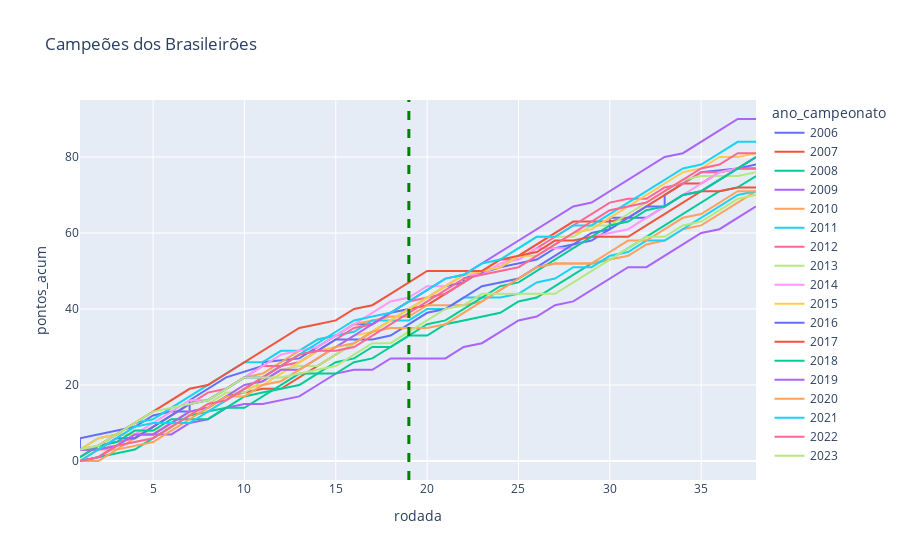

Here is the notebook cell this chart was saved with:
### Code cell
#Comparativo entre os campeões desde 2006
plt.figure(figsize = (20,7))
df_plot = df_completo.loc[(df_completo.classificacao == 1) ]
fig = px.line(df_plot, x ='rodada', y = 'pontos_acum', color = 'ano_campeonato', title = f'Campeões dos Brasileirões', hover_name='time')
fig.add_vline(x=19, line_width=3, line_dash="dash", line_color="green")

### Figure 1 — Plotly figure (JSON) as saved in the notebook; plotly's stock layout.template omitted (floating-point values rounded to 4 significant figures)
{"data": [{"hovertemplate": "<b>%{hovertext}</b><br><br>ano_campeonato=2006<br>rodada=%{x}<br>pontos_acum=%{y}<extra></extra>", "hovertext": ["São Paulo", "São Paulo", "São Paulo", "São Paulo", "São Paulo", "São Paulo", "São Paulo", "São Paulo", "São Paulo", "São Paulo", "São Paulo", "São Paulo", "São Paulo", "São Paulo", "São Paulo", "São Paulo", "São Paulo", "São Paulo", "São Paulo", "São Paulo", "São Paulo", "São Paulo", "São Paulo", "São Paulo", "São Paulo", "São Paulo", "São Paulo", "São Paulo", "São Paulo", "São Paulo", "São Paulo", "São Paulo", "São Paulo", "São Paulo", "São Paulo", "São Paulo", "São Paulo", "São Paulo"], "legendgroup": "2006", "line": {"color": "#636efa", "dash": "solid"}, "marker": {"symbol": "circle"}, "mode": "lines", "name": "2006", "orientation": "v", "showlegend": true, "type": "scatter", "x": [1, 1, 4, 4, 5, 6, 7, 7, 8, 9, 11, 11, 13, 14, 15, 16, 17, 18, 19, 20, 21, 22, 22, 24, 25, 26, 27, 28, 29, 30, 30, 32, 33, 33, 34, 35, 37, 38], "xaxis": "x", "y": [3, 6, 9, 9, 12, 13, 13, 16, 19, 22, 25, 26, 27, 30, 33, 36, 36, 39, 40, 43, 46, 47, 48, 51, 52, 53, 56, 57, 58, 61, 64, 64, 67, 70, 73, 76, 77, 78], "yaxis": "y"}, {"hovertemplate": "<b>%{hovertext}</b><br><br>ano_campeonato=2007<br>rodada=%{x}<br>pontos_acum=%{y}<extra></extra>", "hovertext": ["São Paulo", "São Paulo", "São Paulo", "São Paulo", "São Paulo", "São Paulo", "São Paulo", "São Paulo", "São Paulo", "São Paulo", "São Paulo", "São Paulo", "São Paulo", "São Paulo", "São Paulo", "São Paulo", "São Paulo", "São Paulo", "São Paulo", "São Paulo", "São Paulo", "São Paulo", "São Paulo", "São Paulo", "São Paulo", "São Paulo", "São Paulo", "São Paulo", "São Paulo", "São Paulo", "São Paulo", "São Paulo", "São Paulo", "São Paulo", "São Paulo", "São Paulo", "São Paulo", "São Paulo"], "legendgroup": "2007", "line": {"color": "#EF553B", "dash": "solid"}, "marker": {"symbol": "circle"}, "mode": "lines", "name": "2007", "orientation": "v", "showlegend": true, "type": "scatter", "x": [1, 2, 3, 4, 5, 6, 7, 8, 9, 10, 11, 12, 13, 14, 15, 16, 17, 18, 19, 20, 21, 22, 23, 24, 25, 26, 27, 28, 29, 30, 31, 32, 33, 34, 35, 36, 37, 38], "xaxis": "x", "y": [3, 3, 4, 7, 7, 10, 13, 14, 17, 18, 19, 19, 22, 25, 28, 31, 34, 37, 40, 41, 44, 47, 50, 51, 54, 57, 60, 63, 63, 63, 64, 67, 70, 73, 73, 76, 77, 77], "yaxis": "y"}, {"hovertemplate": "<b>%{hovertext}</b><br><br>ano_campeonato=2008<br>rodada=%{x}<br>pontos_acum=%{y}<extra></extra>", "hovertext": ["São Paulo", "São Paulo", "São Paulo", "São Paulo", "São Paulo", "São Paulo", "São Paulo", "São Paulo", "São Paulo", "São Paulo", "São Paulo", "São Paulo", "São Paulo", "São Paulo", "São Paulo", "São Paulo", "São Paulo", "São Paulo", "São Paulo", "São Paulo", "São Paulo", "São Paulo", "São Paulo", "São Paulo", "São Paulo", "São Paulo", "São Paulo", "São Paulo", "São Paulo", "São Paulo", "São Paulo", "São Paulo", "São Paulo", "São Paulo", "São Paulo", "São Paulo", "São Paulo", "São Paulo"], "legendgroup": "2008", "line": {"color": "#00cc96", "dash": "solid"}, "marker": {"symbol": "circle"}, "mode": "lines", "name": "2008", "orientation": "v", "showlegend": true, "type": "scatter", "x": [1, 2, 3, 4, 5, 6, 7, 8, 9, 10, 11, 12, 13, 14, 15, 16, 17, 18, 19, 20, 21, 22, 23, 24, 25, 26, 27, 28, 29, 30, 31, 32, 33, 34, 35, 36, 37, 38], "xaxis": "x", "y": [0, 1, 2, 3, 6, 9, 12, 13, 14, 14, 17, 20, 23, 23, 26, 27, 30, 30, 33, 33, 36, 37, 38, 39, 42, 43, 46, 49, 52, 53, 56, 59, 62, 65, 68, 71, 72, 75], "yaxis": "y"}, {"hovertemplate": "<b>%{hovertext}</b><br><br>ano_campeonato=2009<br>rodada=%{x}<br>pontos_acum=%{y}<extra></extra>", "hovertext": ["Flamengo", "Flamengo", "Flamengo", "Flamengo", "Flamengo", "Flamengo", "Flamengo", "Flamengo", "Flamengo", "Flamengo", "Flamengo", "Flamengo", "Flamengo", "Flamengo", "Flamengo", "Flamengo", "Flamengo", "Flamengo", "Flamengo", "Flamengo", "Flamengo", "Flamengo", "Flamengo", "Flamengo", "Flamengo", "Flamengo", "Flamengo", "Flamengo", "Flamengo", "Flamengo", "Flamengo", "Flamengo", "Flamengo", "Flamengo", "Flamengo", "Flamengo", "Flamengo", "Flamengo"], "legendgroup": "2009", "line": {"color": "#ab63fa", "dash": "solid"}, "marker": {"symbol": "circle"}, "mode": "lines", "name": "2009", "orientation": "v", "showlegend": true, "type": "scatter", "x": [1, 2, 3, 4, 5, 6, 7, 8, 9, 10, 11, 12, 13, 14, 15, 16, 17, 18, 19, 20, 21, 22, 23, 24, 25, 26, 27, 28, 29, 30, 31, 32, 33, 34, 35, 36, 37, 38], "xaxis": "x", "y": [0, 1, 4, 7, 7, 7, 10, 11, 14, 15, 15, 16, 17, 20, 23, 24, 24, 27, 27, 27, 27, 30, 31, 34, 37, 38, 41, 42, 45, 48, 51, 51, 54, 57, 60, 61, 64, 67], "yaxis": "y"}, {"hovertemplate": "<b>%{hovertext}</b><br><br>ano_campeonato=2010<br>rodada=%{x}<br>pontos_acum=%{y}<extra></extra>", "hovertext": ["Fluminense", "Fluminense", "Fluminense", "Fluminense", "Fluminense", "Fluminense", "Fluminense", "Fluminense", "Fluminense", "Fluminense", "Fluminense", "Fluminense", "Fluminense", "Fluminense", "Fluminense", "Fluminense", "Fluminense", "Fluminense", "Fluminense", "Fluminense", "Fluminense", "Fluminense", "Fluminense", "Fluminense", "Fluminense", "Fluminense", "Fluminense", "Fluminense", "Fluminense", "Fluminense", "Fluminense", "Fluminense", "Fluminense", "Fluminense", "Fluminense", "Fluminense", "Fluminense", "Fluminense"], "legendgroup": "2010", "line": {"color": "#FFA15A", "dash": "solid"}, "marker": {"symbol": "circle"}, "mode": "lines", "name": "2010", "orientation": "v", "showlegend": true, "type": "scatter", "x": [1, 2, 3, 4, 5, 6, 7, 8, 9, 10, 11, 12, 13, 14, 15, 16, 17, 18, 19, 20, 21, 22, 23, 24, 25, 26, 27, 28, 29, 30, 31, 32, 33, 34, 35, 36, 37, 38], "xaxis": "x", "y": [0, 3, 3, 6, 9, 12, 15, 16, 19, 22, 23, 26, 29, 32, 33, 36, 37, 38, 38, 41, 41, 41, 42, 45, 48, 51, 52, 52, 52, 53, 54, 57, 58, 61, 62, 65, 68, 71], "yaxis": "y"}, {"hovertemplate": "<b>%{hovertext}</b><br><br>ano_campeonato=2011<br>rodada=%{x}<br>pontos_acum=%{y}<extra></extra>", "hovertext": ["Corinthians", "Corinthians", "Corinthians", "Corinthians", "Corinthians", "Corinthians", "Corinthians", "Corinthians", "Corinthians", "Corinthians", "Corinthians", "Corinthians", "Corinthians", "Corinthians", "Corinthians", "Corinthians", "Corinthians", "Corinthians", "Corinthians", "Corinthians", "Corinthians", "Corinthians", "Corinthians", "Corinthians", "Corinthians", "Corinthians", "Corinthians", "Corinthians", "Corinthians", "Corinthians", "Corinthians", "Corinthians", "Corinthians", "Corinthians", "Corinthians", "Corinthians", "Corinthians", "Corinthians"], "legendgroup": "2011", "line": {"color": "#19d3f3", "dash": "solid"}, "marker": {"symbol": "circle"}, "mode": "lines", "name": "2011", "orientation": "v", "showlegend": true, "type": "scatter", "x": [1, 2, 3, 4, 5, 6, 7, 8, 9, 10, 11, 12, 13, 14, 15, 16, 17, 18, 19, 20, 21, 22, 23, 24, 25, 26, 27, 28, 29, 30, 31, 32, 33, 34, 35, 36, 37, 38], "xaxis": "x", "y": [3, 6, 7, 10, 11, 14, 17, 20, 23, 26, 26, 29, 29, 32, 33, 34, 37, 37, 37, 40, 40, 43, 43, 43, 44, 47, 48, 51, 51, 54, 55, 58, 58, 61, 64, 67, 70, 71], "yaxis": "y"}, {"hovertemplate": "<b>%{hovertext}</b><br><br>ano_campeonato=2012<br>rodada=%{x}<br>pontos_acum=%{y}<extra></extra>", "hovertext": ["Fluminense", "Fluminense", "Fluminense", "Fluminense", "Fluminense", "Fluminense", "Fluminense", "Fluminense", "Fluminense", "Fluminense", "Fluminense", "Fluminense", "Fluminense", "Fluminense", "Fluminense", "Fluminense", "Fluminense", "Fluminense", "Fluminense", "Fluminense", "Fluminense", "Fluminense", "Fluminense", "Fluminense", "Fluminense", "Fluminense", "Fluminense", "Fluminense", "Fluminense", "Fluminense", "Fluminense", "Fluminense", "Fluminense", "Fluminense", "Fluminense", "Fluminense", "Fluminense", "Fluminense"], "legendgroup": "2012", "line": {"color": "#FF6692", "dash": "solid"}, "marker": {"symbol": "circle"}, "mode": "lines", "name": "2012", "orientation": "v", "showlegend": true, "type": "scatter", "x": [1, 2, 3, 4, 5, 6, 7, 8, 9, 10, 11, 12, 13, 14, 15, 16, 17, 18, 19, 20, 21, 22, 23, 24, 25, 26, 27, 28, 29, 30, 31, 32, 33, 34, 35, 36, 37, 38], "xaxis": "x", "y": [3, 4, 5, 6, 9, 12, 15, 18, 19, 22, 25, 25, 26, 29, 32, 35, 36, 39, 42, 43, 44, 47, 50, 53, 53, 56, 59, 62, 65, 68, 69, 69, 72, 73, 76, 76, 77, 77], "yaxis": "y"}, {"hovertemplate": "<b>%{hovertext}</b><br><br>ano_campeonato=2013<br>rodada=%{x}<br>pontos_acum=%{y}<extra></extra>", "hovertext": ["Cruzeiro", "Cruzeiro", "Cruzeiro", "Cruzeiro", "Cruzeiro", "Cruzeiro", "Cruzeiro", "Cruzeiro", "Cruzeiro", "Cruzeiro", "Cruzeiro", "Cruzeiro", "Cruzeiro", "Cruzeiro", "Cruzeiro", "Cruzeiro", "Cruzeiro", "Cruzeiro", "Cruzeiro", "Cruzeiro", "Cruzeiro", "Cruzeiro", "Cruzeiro", "Cruzeiro", "Cruzeiro", "Cruzeiro", "Cruzeiro", "Cruzeiro", "Cruzeiro", "Cruzeiro", "Cruzeiro", "Cruzeiro", "Cruzeiro", "Cruzeiro", "Cruzeiro", "Cruzeiro", "Cruzeiro", "Cruzeiro"], "legendgroup": "2013", "line": {"color": "#B6E880", "dash": "solid"}, "marker": {"symbol": "circle"}, "mode": "lines", "name": "2013", "orientation": "v", "showlegend": true, "type": "scatter", "x": [1, 2, 3, 4, 5, 6, 7, 8, 9, 10, 11, 12, 13, 14, 15, 16, 17, 18, 19, 20, 21, 22, 23, 24, 25, 26, 27, 28, 29, 30, 31, 32, 33, 34, 35, 36, 37, 38], "xaxis": "x", "y": [3, 4, 4, 7, 8, 9, 12, 15, 18, 18, 21, 24, 25, 25, 28, 31, 34, 37, 40, 43, 46, 49, 50, 53, 56, 59, 59, 59, 62, 62, 65, 68, 71, 74, 75, 75, 75, 76], "yaxis": "y"}, {"hovertemplate": "<b>%{hovertext}</b><br><br>ano_campeonato=2014<br>rodada=%{x}<br>pontos_acum=%{y}<extra></extra>", "hovertext": ["Cruzeiro", "Cruzeiro", "Cruzeiro", "Cruzeiro", "Cruzeiro", "Cruzeiro", "Cruzeiro", "Cruzeiro", "Cruzeiro", "Cruzeiro", "Cruzeiro", "Cruzeiro", "Cruzeiro", "Cruzeiro", "Cruzeiro", "Cruzeiro", "Cruzeiro", "Cruzeiro", "Cruzeiro", "Cruzeiro", "Cruzeiro", "Cruzeiro", "Cruzeiro", "Cruzeiro", "Cruzeiro", "Cruzeiro", "Cruzeiro", "Cruzeiro", "Cruzeiro", "Cruzeiro", "Cruzeiro", "Cruzeiro", "Cruzeiro", "Cruzeiro", "Cruzeiro", "Cruzeiro", "Cruzeiro", "Cruzeiro"], "legendgroup": "2014", "line": {"color": "#FF97FF", "dash": "solid"}, "marker": {"symbol": "circle"}, "mode": "lines", "name": "2014", "orientation": "v", "showlegend": true, "type": "scatter", "x": [1, 2, 3, 4, 5, 6, 7, 8, 9, 10, 11, 12, 13, 14, 15, 16, 17, 18, 19, 20, 21, 22, 23, 24, 25, 26, 27, 28, 29, 30, 31, 32, 33, 34, 35, 36, 37, 38], "xaxis": "x", "y": [3, 4, 7, 7, 10, 13, 16, 16, 19, 22, 25, 28, 29, 30, 33, 36, 39, 42, 43, 46, 46, 49, 49, 52, 53, 56, 56, 56, 59, 60, 61, 64, 67, 70, 73, 76, 77, 80], "yaxis": "y"}, {"hovertemplate": "<b>%{hovertext}</b><br><br>ano_campeonato=2015<br>rodada=%{x}<br>pontos_acum=%{y}<extra></extra>", "hovertext": ["Corinthians", "Corinthians", "Corinthians", "Corinthians", "Corinthians", "Corinthians", "Corinthians", "Corinthians", "Corinthians", "Corinthians", "Corinthians", "Corinthians", "Corinthians", "Corinthians", "Corinthians", "Corinthians", "Corinthians", "Corinthians", "Corinthians", "Corinthians", "Corinthians", "Corinthians", "Corinthians", "Corinthians", "Corinthians", "Corinthians", "Corinthians", "Corinthians", "Corinthians", "Corinthians", "Corinthians", "Corinthians", "Corinthians", "Corinthians", "Corinthians", "Corinthians", "Corinthians", "Corinthians"], "legendgroup": "2015", "line": {"color": "#FECB52", "dash": "solid"}, "marker": {"symbol": "circle"}, "mode": "lines", "name": "2015", "orientation": "v", "showlegend": true, "type": "scatter", "x": [1, 2, 3, 4, 5, 6, 7, 8, 9, 10, 11, 12, 13, 14, 15, 16, 17, 18, 19, 20, 21, 22, 23, 24, 25, 26, 27, 28, 29, 30, 31, 32, 33, 34, 35, 36, 37, 38], "xaxis": "x", "y": [3, 6, 7, 7, 7, 10, 13, 13, 16, 19, 20, 23, 26, 29, 30, 33, 34, 37, 40, 43, 46, 49, 50, 51, 54, 54, 57, 60, 61, 64, 67, 70, 73, 76, 77, 80, 80, 81], "yaxis": "y"}, {"hovertemplate": "<b>%{hovertext}</b><br><br>ano_campeonato=2016<br>rodada=%{x}<br>pontos_acum=%{y}<extra></extra>", "hovertext": ["Palmeiras", "Palmeiras", "Palmeiras", "Palmeiras", "Palmeiras", "Palmeiras", "Palmeiras", "Palmeiras", "Palmeiras", "Palmeiras", "Palmeiras", "Palmeiras", "Palmeiras", "Palmeiras", "Palmeiras", "Palmeiras", "Palmeiras", "Palmeiras", "Palmeiras", "Palmeiras", "Palmeiras", "Palmeiras", "Palmeiras", "Palmeiras", "Palmeiras", "Palmeiras", "Palmeiras", "Palmeiras", "Palmeiras", "Palmeiras", "Palmeiras", "Palmeiras", "Palmeiras", "Palmeiras", "Palmeiras", "Palmeiras", "Palmeiras", "Palmeiras"], "legendgroup": "2016", "line": {"color": "#636efa", "dash": "solid"}, "marker": {"symbol": "circle"}, "mode": "lines", "name": "2016", "orientation": "v", "showlegend": true, "type": "scatter", "x": [1, 2, 3, 4, 5, 6, 7, 8, 9, 10, 11, 12, 13, 14, 15, 16, 17, 18, 19, 20, 21, 22, 23, 24, 25, 26, 27, 28, 29, 30, 31, 32, 33, 34, 35, 36, 37, 38], "xaxis": "x", "y": [3, 3, 6, 6, 9, 12, 15, 16, 19, 22, 22, 25, 28, 29, 32, 32, 32, 33, 36, 39, 40, 43, 46, 47, 48, 51, 54, 57, 60, 61, 64, 67, 67, 70, 71, 74, 77, 80], "yaxis": "y"}, {"hovertemplate": "<b>%{hovertext}</b><br><br>ano_campeonato=2017<br>rodada=%{x}<br>pontos_acum=%{y}<extra></extra>", "hovertext": ["Corinthians", "Corinthians", "Corinthians", "Corinthians", "Corinthians", "Corinthians", "Corinthians", "Corinthians", "Corinthians", "Corinthians", "Corinthians", "Corinthians", "Corinthians", "Corinthians", "Corinthians", "Corinthians", "Corinthians", "Corinthians", "Corinthians", "Corinthians", "Corinthians", "Corinthians", "Corinthians", "Corinthians", "Corinthians", "Corinthians", "Corinthians", "Corinthians", "Corinthians", "Corinthians", "Corinthians", "Corinthians", "Corinthians", "Corinthians", "Corinthians", "Corinthians", "Corinthians", "Corinthians"], "legendgroup": "2017", "line": {"color": "#EF553B", "dash": "solid"}, "marker": {"symbol": "circle"}, "mode": "lines", "name": "2017", "orientation": "v", "showlegend": true, "type": "scatter", "x": [1, 2, 3, 4, 5, 6, 7, 8, 9, 10, 11, 12, 13, 14, 15, 16, 17, 18, 19, 20, 21, 22, 23, 24, 25, 26, 27, 28, 29, 30, 31, 32, 33, 34, 35, 36, 37, 38], "xaxis": "x", "y": [1, 4, 7, 10, 13, 16, 19, 20, 23, 26, 29, 32, 35, 36, 37, 40, 41, 44, 47, 50, 50, 50, 50, 53, 54, 55, 58, 58, 59, 59, 59, 62, 65, 68, 71, 71, 72, 72], "yaxis": "y"}, {"hovertemplate": "<b>%{hovertext}</b><br><br>ano_campeonato=2018<br>rodada=%{x}<br>pontos_acum=%{y}<extra></extra>", "hovertext": ["Palmeiras", "Palmeiras", "Palmeiras", "Palmeiras", "Palmeiras", "Palmeiras", "Palmeiras", "Palmeiras", "Palmeiras", "Palmeiras", "Palmeiras", "Palmeiras", "Palmeiras", "Palmeiras", "Palmeiras", "Palmeiras", "Palmeiras", "Palmeiras", "Palmeiras", "Palmeiras", "Palmeiras", "Palmeiras", "Palmeiras", "Palmeiras", "Palmeiras", "Palmeiras", "Palmeiras", "Palmeiras", "Palmeiras", "Palmeiras", "Palmeiras", "Palmeiras", "Palmeiras", "Palmeiras", "Palmeiras", "Palmeiras", "Palmeiras", "Palmeiras"], "legendgroup": "2018", "line": {"color": "#00cc96", "dash": "solid"}, "marker": {"symbol": "circle"}, "mode": "lines", "name": "2018", "orientation": "v", "showlegend": true, "type": "scatter", "x": [1, 2, 3, 4, 5, 6, 7, 8, 9, 10, 11, 12, 13, 14, 15, 16, 17, 18, 19, 20, 21, 22, 23, 24, 25, 26, 27, 28, 29, 30, 31, 32, 33, 34, 35, 36, 37, 38], "xaxis": "x", "y": [1, 4, 5, 8, 8, 11, 11, 11, 14, 17, 18, 19, 20, 23, 23, 26, 27, 30, 33, 36, 37, 40, 43, 46, 47, 50, 53, 56, 59, 62, 63, 66, 67, 70, 71, 74, 77, 80], "yaxis": "y"}, {"hovertemplate": "<b>%{hovertext}</b><br><br>ano_campeonato=2019<br>rodada=%{x}<br>pontos_acum=%{y}<extra></extra>", "hovertext": ["Flamengo", "Flamengo", "Flamengo", "Flamengo", "Flamengo", "Flamengo", "Flamengo", "Flamengo", "Flamengo", "Flamengo", "Flamengo", "Flamengo", "Flamengo", "Flamengo", "Flamengo", "Flamengo", "Flamengo", "Flamengo", "Flamengo", "Flamengo", "Flamengo", "Flamengo", "Flamengo", "Flamengo", "Flamengo", "Flamengo", "Flamengo", "Flamengo", "Flamengo", "Flamengo", "Flamengo", "Flamengo", "Flamengo", "Flamengo", "Flamengo", "Flamengo", "Flamengo", "Flamengo"], "legendgroup": "2019", "line": {"color": "#ab63fa", "dash": "solid"}, "marker": {"symbol": "circle"}, "mode": "lines", "name": "2019", "orientation": "v", "showlegend": true, "type": "scatter", "x": [1, 2, 3, 4, 5, 6, 7, 8, 9, 10, 11, 12, 13, 14, 15, 16, 17, 18, 19, 20, 21, 22, 23, 24, 25, 26, 27, 28, 29, 30, 31, 32, 33, 34, 35, 36, 37, 38], "xaxis": "x", "y": [3, 3, 4, 7, 7, 10, 13, 14, 17, 20, 21, 24, 24, 27, 30, 33, 36, 39, 42, 45, 48, 49, 52, 55, 58, 61, 64, 67, 68, 71, 74, 77, 80, 81, 84, 87, 90, 90], "yaxis": "y"}, {"hovertemplate": "<b>%{hovertext}</b><br><br>ano_campeonato=2020<br>rodada=%{x}<br>pontos_acum=%{y}<extra></extra>", "hovertext": ["Flamengo", "Flamengo", "Flamengo", "Flamengo", "Flamengo", "Flamengo", "Flamengo", "Flamengo", "Flamengo", "Flamengo", "Flamengo", "Flamengo", "Flamengo", "Flamengo", "Flamengo", "Flamengo", "Flamengo", "Flamengo", "Flamengo", "Flamengo", "Flamengo", "Flamengo", "Flamengo", "Flamengo", "Flamengo", "Flamengo", "Flamengo", "Flamengo", "Flamengo", "Flamengo", "Flamengo", "Flamengo", "Flamengo", "Flamengo", "Flamengo", "Flamengo", "Flamengo", "Flamengo"], "legendgroup": "2020", "line": {"color": "#FFA15A", "dash": "solid"}, "marker": {"symbol": "circle"}, "mode": "lines", "name": "2020", "orientation": "v", "showlegend": true, "type": "scatter", "x": [1, 2, 3, 4, 5, 6, 7, 8, 9, 10, 11, 12, 13, 14, 15, 16, 17, 18, 19, 20, 21, 22, 23, 24, 25, 26, 27, 28, 29, 30, 31, 32, 33, 34, 35, 36, 37, 38], "xaxis": "x", "y": [0, 0, 3, 4, 5, 8, 11, 14, 17, 17, 20, 21, 24, 27, 30, 31, 34, 35, 35, 35, 36, 39, 42, 45, 48, 51, 52, 52, 52, 55, 58, 58, 61, 64, 65, 68, 71, 71], "yaxis": "y"}, {"hovertemplate": "<b>%{hovertext}</b><br><br>ano_campeonato=2021<br>rodada=%{x}<br>pontos_acum=%{y}<extra></extra>", "hovertext": ["Atlético-MG", "Atlético-MG", "Atlético-MG", "Atlético-MG", "Atlético-MG", "Atlético-MG", "Atlético-MG", "Atlético-MG", "Atlético-MG", "Atlético-MG", "Atlético-MG", "Atlético-MG", "Atlético-MG", "Atlético-MG", "Atlético-MG", "Atlético-MG", "Atlético-MG", "Atlético-MG", "Atlético-MG", "Atlético-MG", "Atlético-MG", "Atlético-MG", "Atlético-MG", "Atlético-MG", "Atlético-MG", "Atlético-MG", "Atlético-MG", "Atlético-MG", "Atlético-MG", "Atlético-MG", "Atlético-MG", "Atlético-MG", "Atlético-MG", "Atlético-MG", "Atlético-MG", "Atlético-MG", "Atlético-MG", "Atlético-MG"], "legendgroup": "2021", "line": {"color": "#19d3f3", "dash": "solid"}, "marker": {"symbol": "circle"}, "mode": "lines", "name": "2021", "orientation": "v", "showlegend": true, "type": "scatter", "x": [1, 2, 3, 4, 5, 6, 7, 8, 9, 10, 11, 12, 13, 14, 15, 16, 17, 18, 19, 20, 21, 22, 23, 24, 25, 26, 27, 28, 29, 30, 31, 32, 33, 34, 35, 36, 37, 38], "xaxis": "x", "y": [0, 3, 6, 9, 10, 10, 10, 13, 16, 19, 22, 25, 28, 31, 34, 37, 38, 39, 42, 45, 48, 49, 52, 53, 56, 59, 59, 62, 62, 65, 68, 71, 74, 77, 78, 81, 84, 84], "yaxis": "y"}, {"hovertemplate": "<b>%{hovertext}</b><br><br>ano_campeonato=2022<br>rodada=%{x}<br>pontos_acum=%{y}<extra></extra>", "hovertext": ["Palmeiras", "Palmeiras", "Palmeiras", "Palmeiras", "Palmeiras", "Palmeiras", "Palmeiras", "Palmeiras", "Palmeiras", "Palmeiras", "Palmeiras", "Palmeiras", "Palmeiras", "Palmeiras", "Palmeiras", "Palmeiras", "Palmeiras", "Palmeiras", "Palmeiras", "Palmeiras", "Palmeiras", "Palmeiras", "Palmeiras", "Palmeiras", "Palmeiras", "Palmeiras", "Palmeiras", "Palmeiras", "Palmeiras", "Palmeiras", "Palmeiras", "Palmeiras", "Palmeiras", "Palmeiras", "Palmeiras", "Palmeiras", "Palmeiras", "Palmeiras"], "legendgroup": "2022", "line": {"color": "#FF6692", "dash": "solid"}, "marker": {"symbol": "circle"}, "mode": "lines", "name": "2022", "orientation": "v", "showlegend": true, "type": "scatter", "x": [1, 2, 3, 4, 5, 6, 7, 8, 9, 10, 11, 12, 13, 14, 15, 16, 17, 18, 19, 20, 21, 22, 23, 24, 25, 26, 27, 28, 29, 30, 31, 32, 33, 34, 35, 36, 37, 38], "xaxis": "x", "y": [0, 1, 4, 5, 6, 9, 12, 15, 16, 19, 22, 25, 28, 29, 29, 30, 33, 36, 39, 42, 45, 48, 49, 50, 51, 54, 57, 60, 63, 66, 67, 68, 71, 74, 77, 78, 81, 81], "yaxis": "y"}, {"hovertemplate": "<b>%{hovertext}</b><br><br>ano_campeonato=2023<br>rodada=%{x}<br>pontos_acum=%{y}<extra></extra>", "hovertext": ["Palmeiras", "Palmeiras", "Palmeiras", "Palmeiras", "Palmeiras", "Palmeiras", "Palmeiras", "Palmeiras", "Palmeiras", "Palmeiras", "Palmeiras", "Palmeiras", "Palmeiras", "Palmeiras", "Palmeiras", "Palmeiras", "Palmeiras", "Palmeiras", "Palmeiras", "Palmeiras", "Palmeiras", "Palmeiras", "Palmeiras", "Palmeiras", "Palmeiras", "Palmeiras", "Palmeiras", "Palmeiras", "Palmeiras", "Palmeiras", "Palmeiras", "Palmeiras", "Palmeiras", "Palmeiras", "Palmeiras", "Palmeiras", "Palmeiras", "Palmeiras"], "legendgroup": "2023", "line": {"color": "#B6E880", "dash": "solid"}, "marker": {"symbol": "circle"}, "mode": "lines", "name": "2023", "orientation": "v", "showlegend": true, "type": "scatter", "x": [1, 2, 3, 4, 5, 6, 7, 8, 9, 10, 11, 12, 13, 14, 15, 16, 17, 18, 19, 20, 21, 22, 23, 24, 25, 26, 27, 28, 29, 30, 31, 32, 33, 34, 35, 36, 37, 38], "xaxis": "x", "y": [3, 4, 7, 10, 13, 14, 15, 16, 19, 22, 22, 22, 23, 24, 25, 28, 31, 31, 34, 37, 40, 41, 44, 44, 44, 44, 44, 47, 50, 53, 56, 59, 59, 62, 63, 66, 69, 70], "yaxis": "y"}], "layout": {"legend": {"title": {"text": "ano_campeonato"}, "tracegroupgap": 0}, "shapes": [{"line": {"color": "green", "dash": "dash", "width": 3}, "type": "line", "x0": 19, "x1": 19, "xref": "x", "y0": 0, "y1": 1, "yref": "y domain"}], "title": {"text": "Campeões dos Brasileirões"}, "xaxis": {"anchor": "y", "domain": [0, 1], "title": {"text": "rodada"}}, "yaxis": {"anchor": "x", "domain": [0, 1], "title": {"text": "pontos_acum"}}}}
